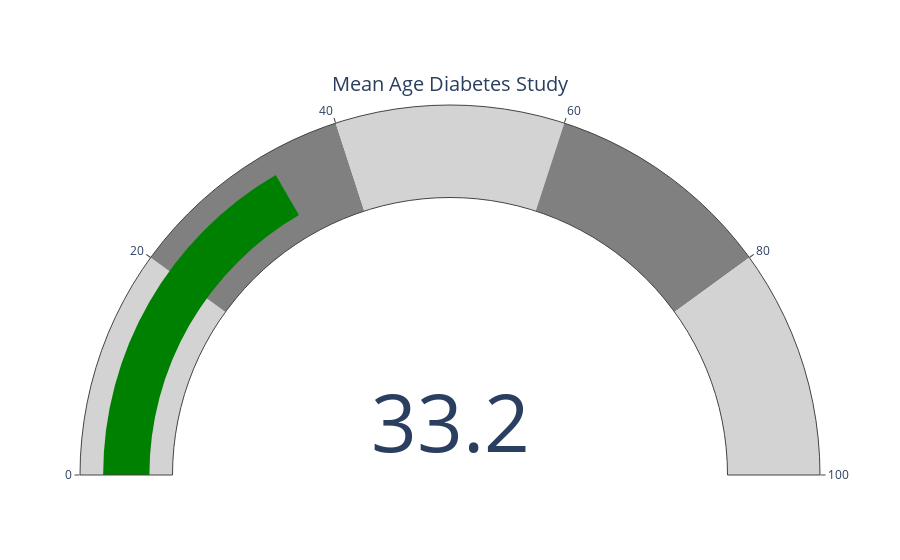

Notebook code for this chart:
### Code cell
import plotly.graph_objects as go

fig = go.Figure(go.Indicator(
    domain = {'x': [0, 1], 'y': [0, 1]},
    value = df['Age'].mean(),
    mode = "gauge+number",
    title = {'text': "Mean Age Diabetes Study"},
    
    gauge = {'axis': {'range': [None, 100]},
            'steps' : [
                {'range': [0, 20], 'color': "lightgray"},
                {'range': [20, 40], 'color': "gray"},
                {'range': [40, 60], 'color': "lightgray"},
                {'range': [60, 80], 'color': "gray"},
                {'range': [80, 100], 'color': "lightgray"}
                ],
            }))

fig.show()

### Figure 1 — Plotly figure (JSON) as saved in the notebook; plotly's stock layout.template omitted (floating-point values rounded to 4 significant figures)
{"data": [{"domain": {"x": [0, 1], "y": [0, 1]}, "gauge": {"axis": {"range": [null, 100]}, "steps": [{"color": "lightgray", "range": [0, 20]}, {"color": "gray", "range": [20, 40]}, {"color": "lightgray", "range": [40, 60]}, {"color": "gray", "range": [60, 80]}, {"color": "lightgray", "range": [80, 100]}]}, "mode": "gauge+number", "title": {"text": "Mean Age Diabetes Study"}, "type": "indicator", "value": 33.24}], "layout": {}}
